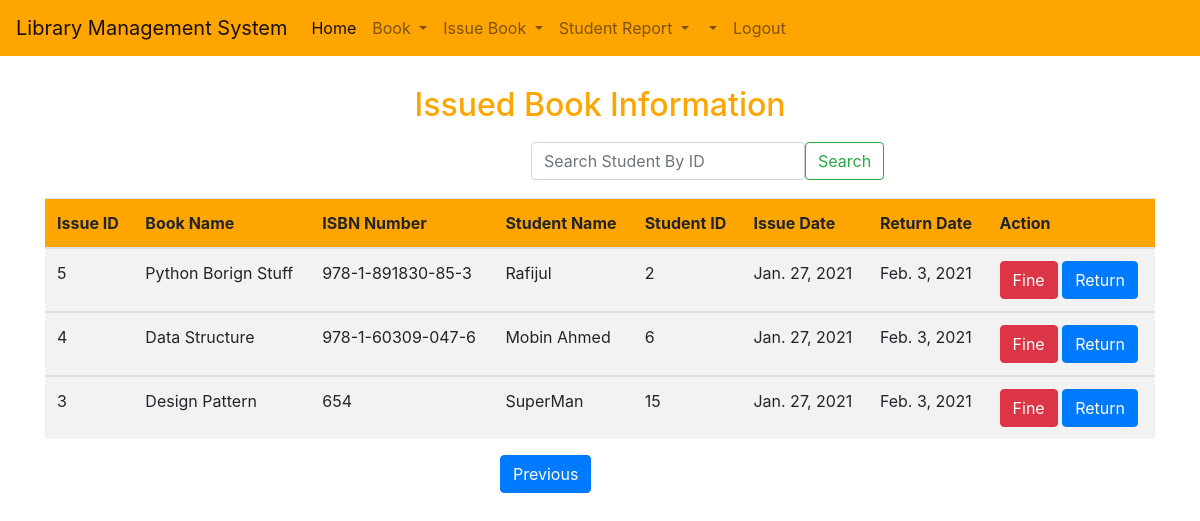
Screenshot of /viewIssueBook/?page=2 (signed in) with the database file from the repository.
### library/models.py (models this page shows)
class IssueBook(models.Model):
    StudentName = models.CharField(max_length=50, default=None)
    StudentID = models.IntegerField()
    BookName = models.CharField(max_length=50,default=None)
    ISBN_Number = models.CharField(max_length=50,default=None)
    issue_date = models.DateField(auto_now_add=True)
    return_date = models.DateField(default=date.today() + timedelta(days=7))

### library/views.py (the view)
# urls.py: path('viewIssueBook/', views.viewIssueBook, name='viewIssueBook'),
@login_required(login_url="/login/")
def viewIssueBook(request):
    currentuser = request.user
    print(currentuser.first_name)
    issuebook = IssueBook.objects.order_by('-id')
    paginator = Paginator(issuebook, 5)
    page_number = request.GET.get('page')
    page_obj = paginator.get_page(page_number)
    return render(request, 'library/viewIssueBook.html', {'page_obj':page_obj})

### templates/library/viewIssueBook.html (shortened to what this page needs)
{% extends 'library/base.html' %}
{% block body %}
<div class="title container bg-green">
    <h2> Issued Book Information </h2>
</div>
<div class="search">
<nav class="navbar navbar-light">
  <div class="container-fluid">
    <form class="d-flex" action="{% url 'home:SearchIssueBook' %}" method="GET">
      <input class="form-control me-2" type="search" name="query-student" placeholder="Search Student By ID" aria-label="Search">
      <button class="btn btn-outline-success" type="submit">Search</button>
    </form>
  </div>
</nav>
</div>
<div class="container">
  <div class="info-table">
    <table class="table table-striped">
    <thead class="bg">
        <th>Issue ID</th>
        <th>Book Name</th>
        <th>ISBN Number</th>
        <th>Student Name</th>
        <th>Student ID</th>
        <th>Issue Date</th>
        <th>Return Date</th>
        <th>Action</th>
    </thead>
    {% for issuebook in page_obj %}
    <tbody>
        <td>{{ issuebook.id }}</td>
        <td>{{ issuebook.BookName }}</td>
        <td>{{ issuebook.ISBN_Number }}</td>
        <td>{{ issuebook.StudentName }}</td>
        <td>{{ issuebook.StudentID }}</td>
        <td>{{ issuebook.issue_date }}</td>
        <td>{{ issuebook.return_date }}</td>
        <td>
            <a class="btn btn-danger" href="{% url 'home:fine' issuebook.id %}">Fine</a>
            <a class="btn btn-primary" href="{% url 'home:returnbook' issuebook.id %}">Return</a>
        </td>
    </tbody>
    {% endfor %}
</table>
</div>
</div>
<div class="page mt-3 mb-5">
  {% if page_obj.has_previous %}
    <a class="btn btn-primary" href="?page={{ page_obj.previous_page_number }}">Previous</a>
  {% endif %}
</div>
{% endblock %}

### static/library/css/style.css (style rules this page uses)
.title { text-align: center; margin-top: 30px; color: orange; }
.bg { background: orange; }
.search { margin-left: 500px; margin-top: 10px; margin-bottom: 10px; }
.page { margin-left: 500px; }

### rows the page displays
IssueBook: id "5", BookName "Python Borign Stuff", ISBN_Number "978-1-891830-85-3", StudentName "Rafijul", StudentID "2", issue_date "Jan. 27, 2021", return_date "Feb. 3, 2021"
IssueBook: id "4", BookName "Data Structure", ISBN_Number "978-1-60309-047-6", StudentName "Mobin Ahmed", StudentID "6", issue_date "Jan. 27, 2021", return_date "Feb. 3, 2021"
IssueBook: id "3", BookName "Design Pattern", ISBN_Number "654", StudentName "SuperMan", StudentID "15", issue_date "Jan. 27, 2021", return_date "Feb. 3, 2021"
